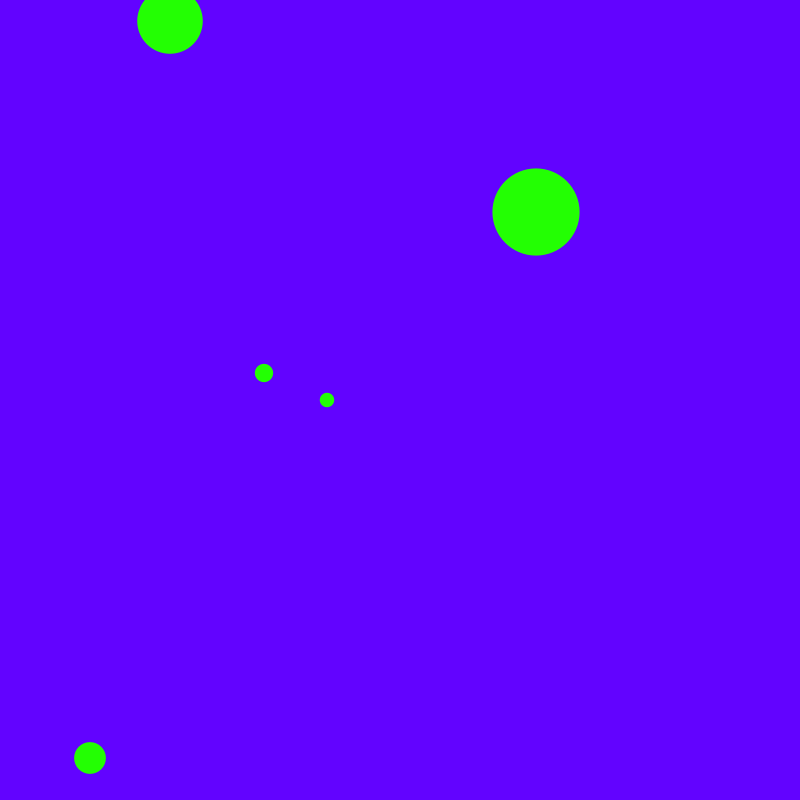
Frame 1 (no input)
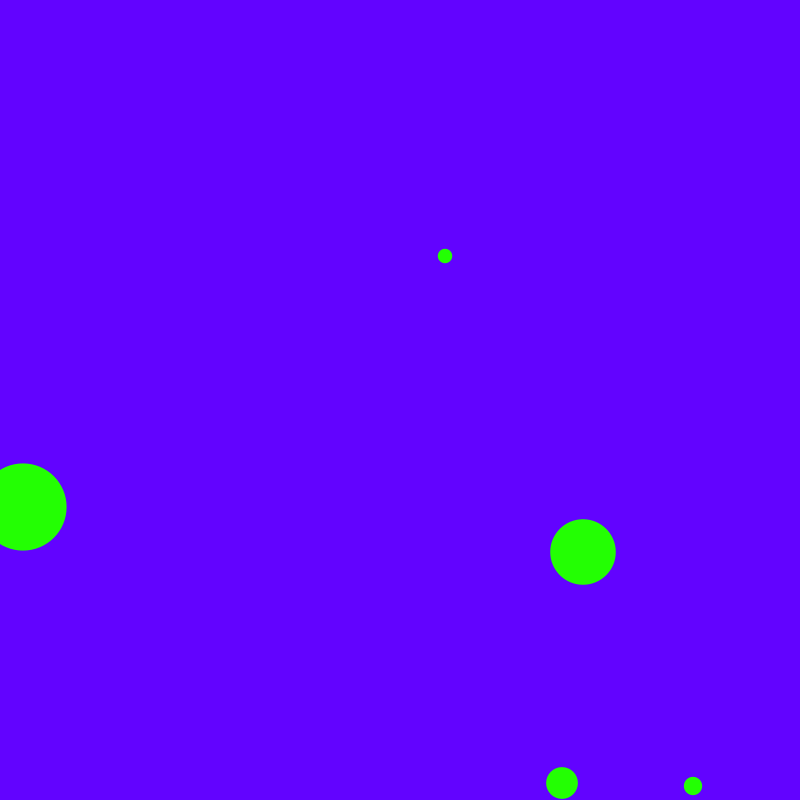
Frame 60 (the mouse pressed at the canvas centre just before this capture)
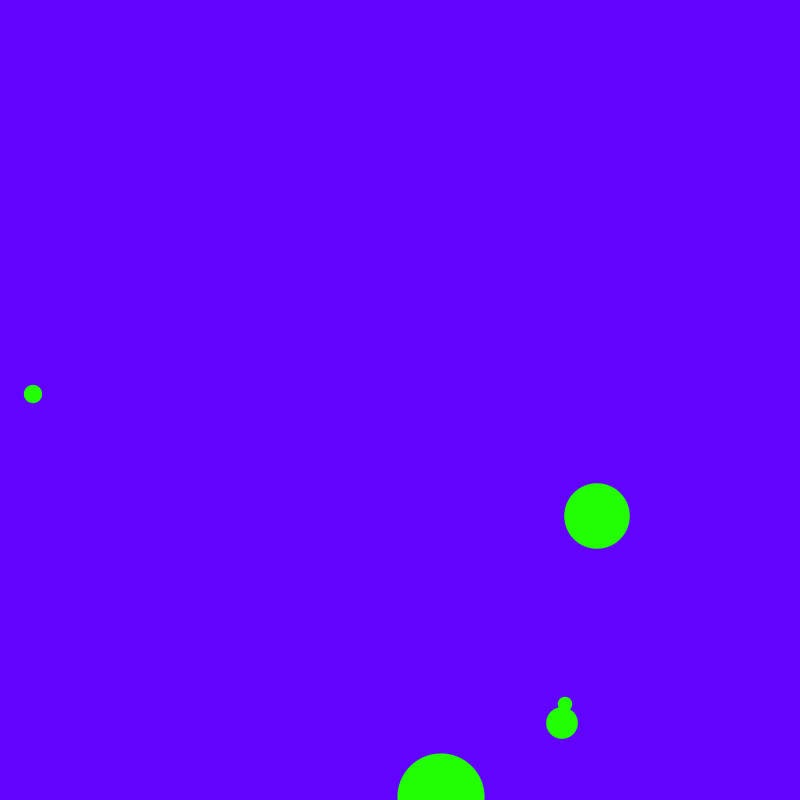
Frame 120 (the mouse held since frame 60 and released just before this capture)

The Processing sketch that drew these frames (run headless with seeded random() and noise(); from frame 60 on, the mouse is pressed at the canvas centre):

// Processing sketch: processing_113651
// ── processing_113651.pde

// Array of bouncing balls, pt. 4
// Create a new function inside Ball class to make it interactive

Ball[] ballArray;
// set a variable to change the number of balls
int numBalls = 5;

void setup(){
  size(800, 800);
  
  ballArray = new Ball[numBalls];
  
  for(int i=0; i<ballArray.length; i++){
     ballArray[i] = new Ball();
  } 
}

void draw(){
  background(98,3,255);
  for(int i=0; i < ballArray.length; i++){
     ballArray[i].update();
     ballArray[i].checkPos();
     ballArray[i].display();
  } 
}


void mouseClicked(){
  for(int i=0; i<ballArray.length; i++){
     ballArray[i] = new Ball();
  } 
}

// HOMEWORK = make a game.

// Ball Class
class Ball {

  // Every ball needs these values
  int posX;
  int posY;
  int speedX;
  int speedY;
  float size;
  
  color fillColor = color(35,255,3);
  

  // create the ball object with starting values
  Ball() {
     posX = int(random(0,width));
     posY = int(random(0,height));
     speedX = int(random(1,20));
     speedY = int(random(1,20));
     size = random(10,100);
  }
  
  // move the ball and check its position
  void update() {
    posX += speedX;
    posY += speedY;
    
    if (posX >= width || posX <= 0) {
      speedX *= -1;
    }

    if (posY >= height || posY <=0) {
      speedY *= -1;
    }
  }
  
  void checkPos() {
    if( dist(mouseX, mouseY, posX, posY) < size/2) {
      textSize(90);
      textAlign(CENTER);
      fill(255);
      text("GAME OVER :(", width/2,height/2);
      
   
    } 
  }

  // draw the ball
  void display() {
    noStroke();
    fill(fillColor);
    ellipse( posX, posY, size, size );
  }
  
}
